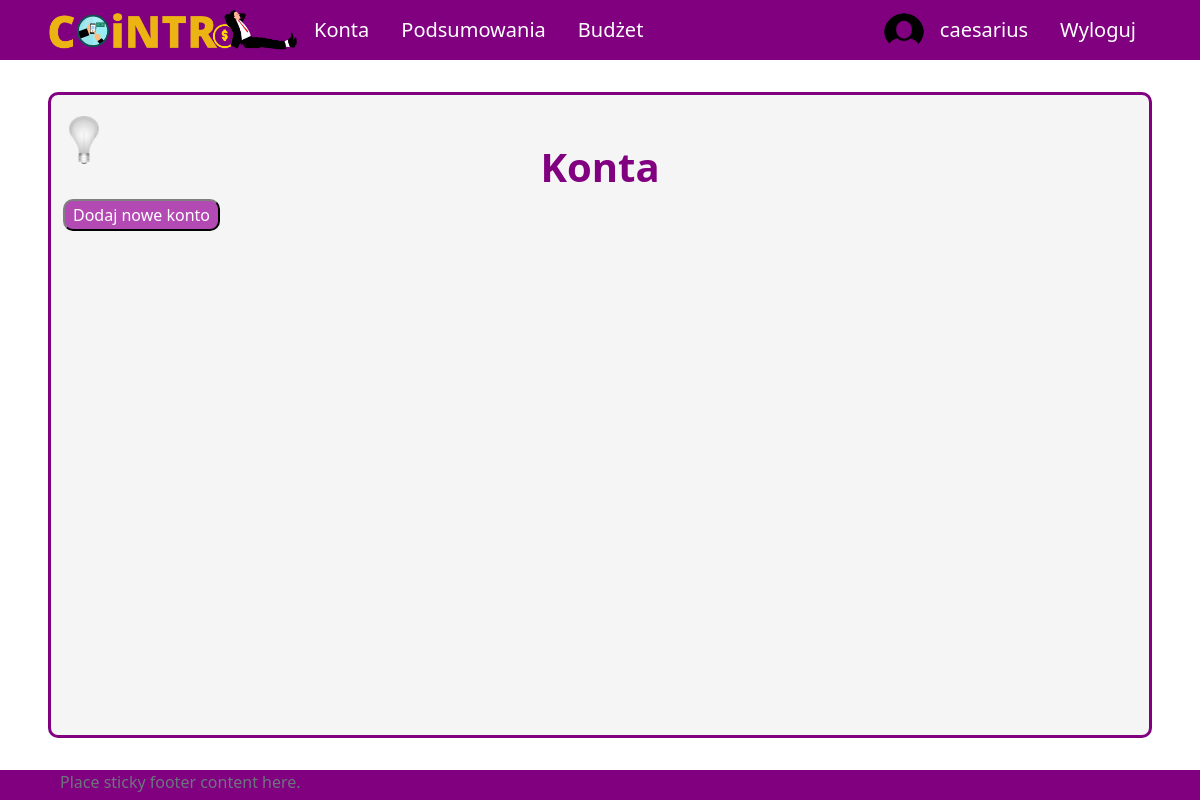
Before: /all-accounts (signed in) with the older database file.
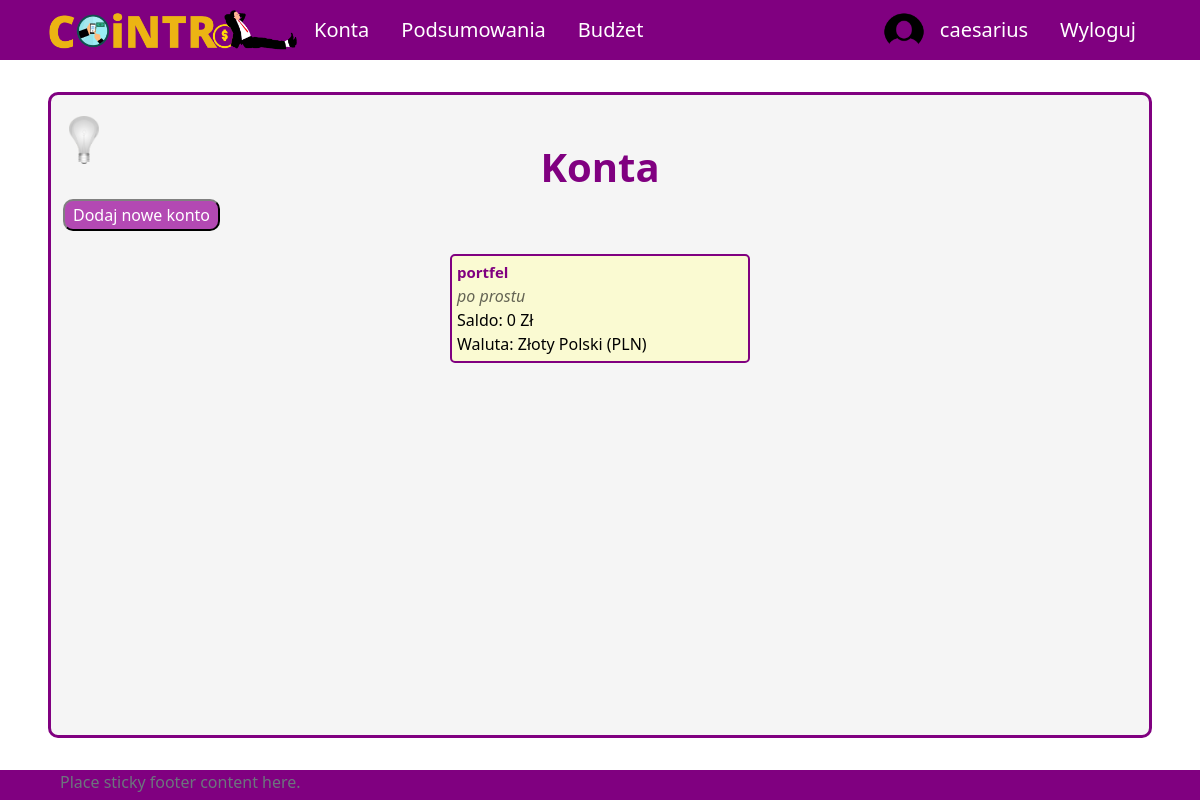
After: the same page with the newer database file.
### aplication/models.py (models this page shows, shortened)
class Account(models.Model):
    owner = models.ForeignKey(Profile, null=True, blank=True, on_delete=models.CASCADE)
    name = models.CharField(max_length=30)
    currency = models.ForeignKey(Currency, on_delete=models.SET_NULL, null=True)
    is_shared = models.BooleanField(default=False)
    description = models.CharField(max_length=100, null=True, blank=True)
    id = models.UUIDField(default=uuid.uuid4, unique=True, primary_key=True, editable=False)
    def __str__(self):
        return self.name
    def calculate_balance(self):
        balance = 0
        transactions = Transaction.objects.filter(id_account=self)
        for transaction in transactions:
            balance += transaction.converted_amount
        return balance
    def print_description(self):
        if self.description!=None:
            return self.description
        else:
            return ""

### UsersApp/models.py (models this page shows)
class Currency(models.Model):
    name = models.CharField(max_length=100)
    access_name = models.CharField(max_length=20) #access_name nazwa aby zdobyć kurs walut
    sign = models.CharField(max_length=5) #znak waluty
    id = models.UUIDField(default=uuid.uuid4, unique=True,
                            primary_key=True, editable=False)
    def __str__(self):
        return "{}".format(self.name)

### aplication/views/account_views.py (the view)
# urls.py: path('all-accounts', allAccounts, name='all-accounts'),
@login_required(login_url='login')
def allAccounts(request):
    user_accounts = User_Account.objects.filter(id_user = request.user.profile.id)
    accounts = []
    for ua in user_accounts:
        accounts.append(Account.objects.get(id=ua.id_account.id))
    context = {'accounts': accounts}
    return render(request, 'application/account/all-accounts.html', context)

### templates/application/account/all-accounts.html (shortened to what this page needs)
{% extends 'application/base.html' %}
{% block content %}
    <div class="title">
        <h1>Konta</h1>
    </div>
    <a href="{% url 'create-account' %}">
        <button class="button">Dodaj nowe konto</button>
    </a>
    <div class="content tiles" id="all-accounts">
        {% for acc in accounts %}
            <div class="account">
                <a class="account-link" href={% url 'account' pk=acc.id %}>
                <span class="name">{{ acc }}</span>
                <span class="account-description">{{ acc.print_description }}</span>
                <span class="balance">Saldo: {{ acc.calculate_balance }} {{acc.currency.sign}}</span>
                <span class="balance">Waluta: {{ acc.currency }}</span>
                </a>
            </div>
        {% endfor %}
    </div>
{% endblock %}

### templates/application/base.html (shortened to what this page needs)
{%load static%}
<!DOCTYPE html>
<html lang="pl">
<head>
    <link href="https://cdn.jsdelivr.net/npm/bootstrap@5.2.2/dist/css/bootstrap.min.css" rel="stylesheet">
    <link rel="stylesheet" type="text/css" href="{% static 'css/style.css' %}">
</head>
<body onload="checkColorMode()">
    <nav class="nav">
        {% if user.is_authenticated %}
        <ul class="nav justify-content-start">
            <li class="nav-item"><a id="logo-link" class="nav-link" href="{% url 'home' %}">
                <img onmouseover="logoHover()" onmouseout="logoOut()" id="app-logo" src="{% static 'images/logo.png' %}">
            </a>
            <li class="nav-item"><a class="nav-link" href="{% url 'all-accounts' %}">Konta</a></li>
            <li class="nav-item"><a class="nav-link" href="#">Podsumowania</a></li>
            <li class="nav-item"><a class="nav-link" href="#">Budżet</a></li>
        </ul>
        <ul class="nav justify-content-end">
            <img src="{% static 'images/circle_user_image.png' %}", style="border-radius: 50%; width: 40px;">
            <li class="nav-item"><a class="nav-link" href="{% url 'profile' %}">{{ user.username }}</a></li>
            <li class="nav-item"><a class="nav-link" href="{% url 'logout' %}">Wyloguj</a></li>
        </ul>
        {% endif %}
    </nav>
    <div id = "site-content">
        <button onclick="darkMode()" id="dark-mode-button"><img id="light-bulb" src="{% static 'images/bulb_off.png' %}" /></button>
        {% block content %}
        {% endblock %}
    </div>
    <footer class="footer">
        <div class="container">
            <span class="text-muted">Place sticky footer content here.</span>
        </div>
    </footer>
</body>
</html>

### aplication/static/css/style.css (style rules this page uses)
body { background-color: white; color: black; }
a.nav-link { color: white; font-size: 20px; }
ul.nav { align-items: center; }
nav.nav { height: 60px; background-color: purple; justify-content: space-between; padding-left: 4vw; padding-right: 4vw; }
#logo-link { padding: 0; }
#app-logo { width: 250px; }
#site-content { min-height: calc(100vh - 60px - 8vh - 30px); margin-top: 4vh; margin-bottom: 4vh; margin-left: 4vw; margin-right: 4vw; padding-left: 1vw; padding-right: 1vw; padding-top: 1vh; padding-bottom: 1vh; border: 3px solid purple; border-radius: 10px; background-color: whitesmoke; position: relative; }
#dark-mode-button { position: absolute; top: 20px; }
#dark-mode-button > img { width: 30px; }
div.title { padding-top: 5vh; display: flex; align-items: center; flex-direction: column; }
div.title h1 { color: purple; font-size: 40px; font-weight: bold; }
div.content { margin-top: 15px; }
div.tiles { display: flex; flex-wrap: wrap; justify-content: space-evenly; }
div.account { margin-top: 1vh; margin-bottom: 2vh; margin-left: 2vw; margin-right: 2vw; padding: 5px; border: 2px solid purple; border-radius: 5px; background-color: lightgoldenrodyellow; width: 300px; }
a.account-link { width: 100%; display: flex; flex-direction: column; text-decoration: none; color: black; }
a.account-link > span.name { font-weight: bold; font-size: 15px; color: purple; }
a.account-link > span.account-description { font-style: italic; color: rgba(0, 0, 0, 0.6); }
.button { background-color: rgba(163, 31, 163, 0.8); color: white; padding: 2px 8px; border: 2px solid; border-radius: 10px; border-color: grey black black grey; text-decoration: none; }
footer { height: 30px; background-color: purple; justify-content: space-between; padding-left: 4vw; padding-right: 4vw; }
button { background-color: rgba(0, 0, 0, 0); border: none; }

Changed rows visible on the page:
added Account: name "portfel", print_description "po prostu", calculate_balance "0", currency.sign "Zł", currency "Złoty Polski (PLN)"
